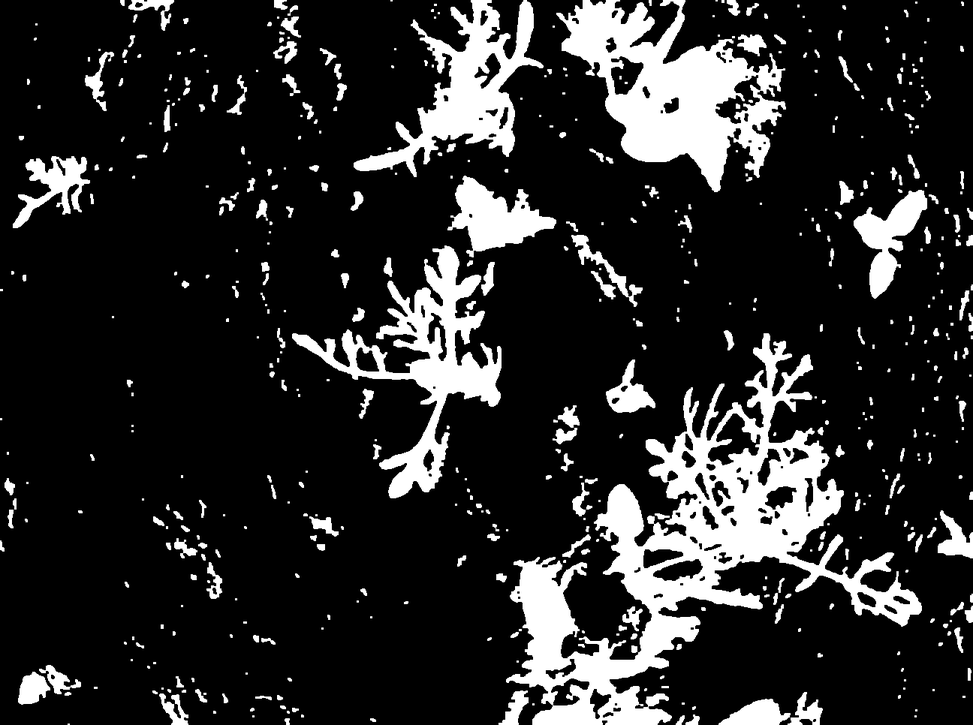
#> input picture agri-framework/data/masks/002_image.png, 973 x 725 px, shrunk from 1296 x 966 before the run; its folder holds only this picture in this run
$ python objects_stats.py
#> lines starting #> are read from the running program, lines starting #| are printed output that depends on the picture; after the words box and inside, x2 and y2 are one past the last pixel; in counts of white or black regions, pixels touching at a corner belong together
import os, glob, csv, cv2, numpy as np

MASK_DIR="data/masks"; OUT="outputs/objects_stats.csv"
os.makedirs("outputs",exist_ok=True)
rows=[["filename","n_objects(>min_area)","mean_area_px","median_area_px"]]

MIN_AREA=200  # küçük çöp lekeleri uçsun
for mp in sorted(glob.glob(os.path.join(MASK_DIR,"*.png"))):
    name=os.path.basename(mp); m=(cv2.imread(mp,0)>127).astype(np.uint8)
#> after `m = (cv2.imread(mp, 0) > 127).astype(np.uint8)`: m: shape (725, 973); values 0 (black) and 1 (white), 16.6% white; 537 white regions (330 under 20 px), largest, box (x1, y1, x2, y2) and area: (506, 333, 922, 725) 41930, (556, 0, 786, 192) 19678, (292, 245, 502, 498) 12912
    num, labels, stats, _ = cv2.connectedComponentsWithStats(m, connectivity=8)
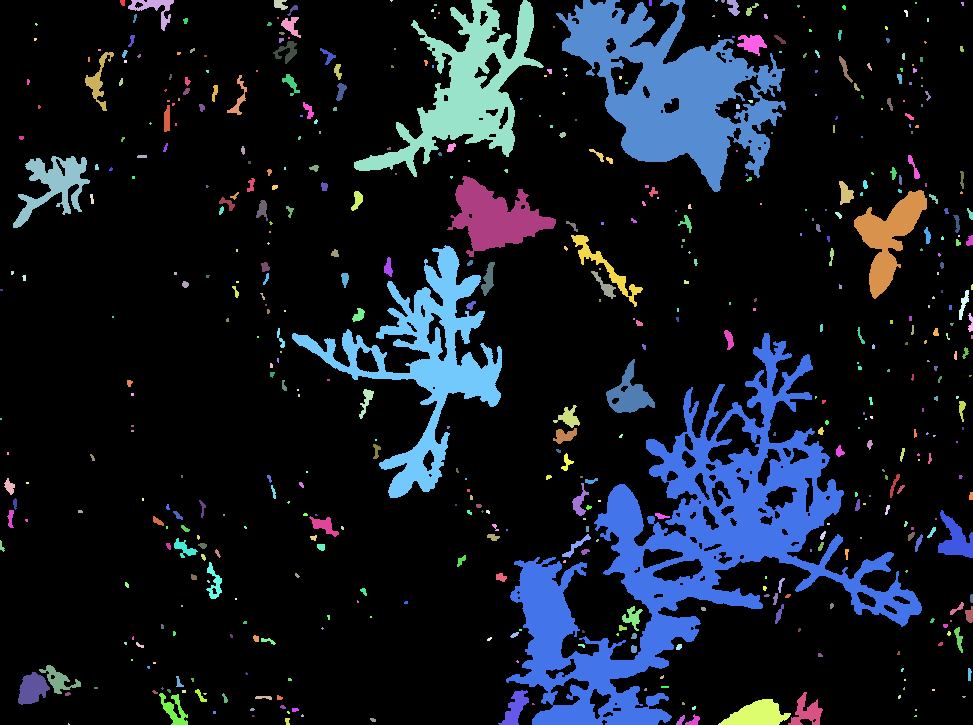
#> labels: shape (725, 973) int32; 538 distinct labels, from 0 to 537; one colour per label, 0 black
#> num = 538; stats = 538 rows, first 6: [0, 0, 973, 725, 588139], [120, 0, 5, 6, 26], [128, 0, 46, 31, 450], [274, 0, 14, 10, 98], [390, 0, 3, 2, 4], [354, 0, 190, 177, 10724]
    areas = [stats[i,cv2.CC_STAT_AREA] for i in range(1,num) if stats[i,cv2.CC_STAT_AREA]>=MIN_AREA]
#> areas = 30 values, max 41930 at index 15, min 208 at index 14, mean 3511.7
    if len(areas)==0:
        rows.append([name, 0, 0, 0]); continue
    rows.append([name, len(areas), int(np.mean(areas)), int(np.median(areas))])

with open(OUT,"w",newline="") as f: csv.writer(f).writerows(rows)
print("[✓] Yazıldı:", OUT)

$ run again, on agri-framework/data/masks/006_image.png
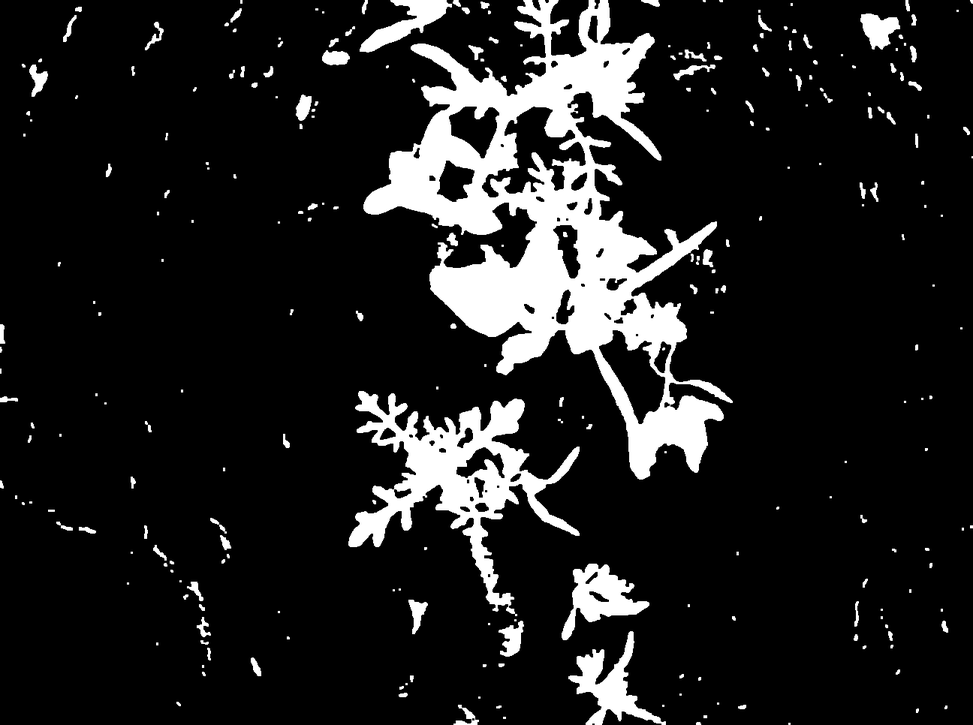
#> input picture agri-framework/data/masks/006_image.png, 973 x 725 px, shrunk from 1296 x 966 before the run
#> m: shape (725, 973); values 0 (black) and 1 (white), 12.3% white; 264 white regions (164 under 20 px), largest, box (x1, y1, x2, y2) and area: (363, 0, 733, 480) 55597, (348, 391, 580, 616) 14864, (568, 631, 666, 725) 2942
#> `num, labels, stats, _ = cv2.connectedComponentsWithStats(m, connectivi..`:
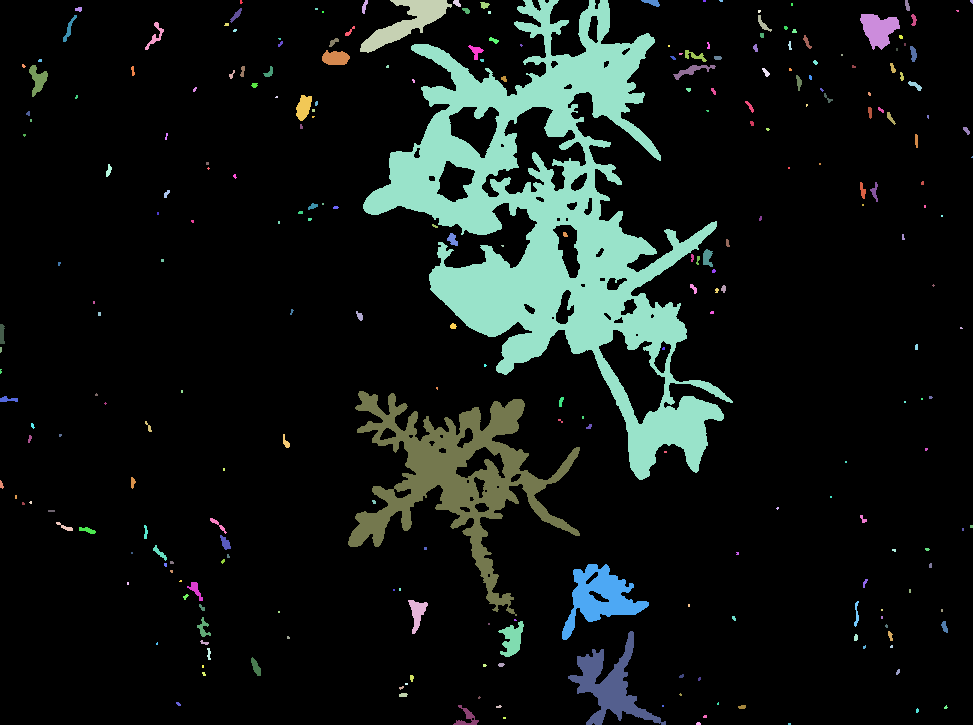
#> labels: shape (725, 973) int32; 265 distinct labels, from 0 to 264; one colour per label, 0 black
#> num = 265; stats = 265 rows, first 6: [0, 0, 973, 725, 618836], [240, 0, 3, 4, 9], [362, 0, 6, 14, 48], [360, 0, 92, 53, 1783], [453, 0, 8, 7, 38], [363, 0, 370, 480, 55597]
#> areas = [1783, 55597, 888, 325, 296, 210, 285, 14864, 2770, 321, 508, 2942]

$ run again, on agri-framework/data/masks/007_image.png
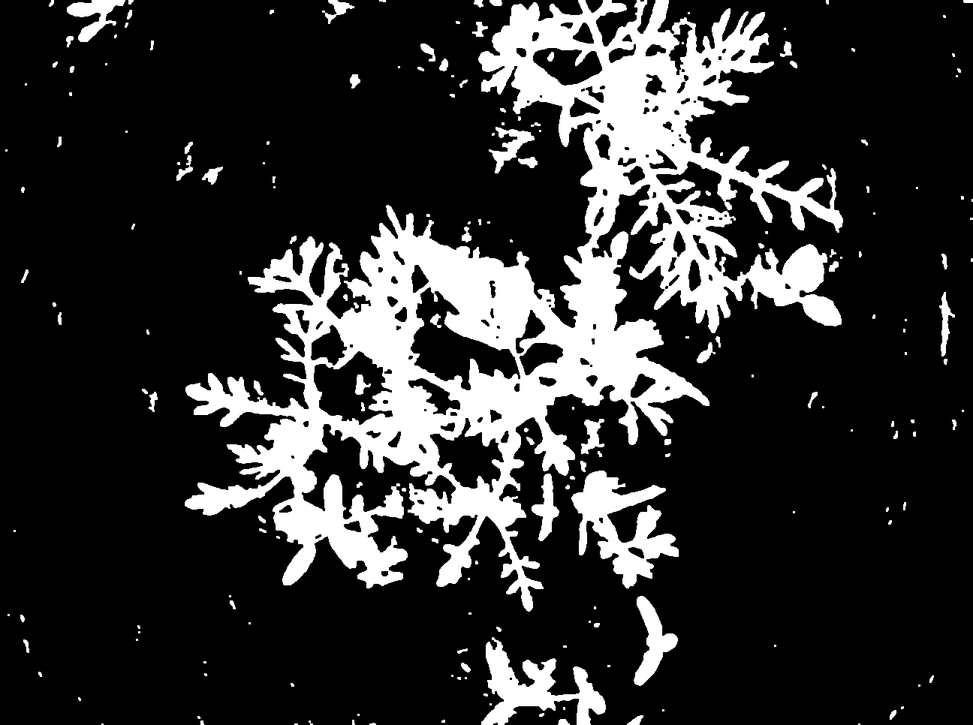
#> input picture agri-framework/data/masks/007_image.png, 973 x 725 px, shrunk from 1296 x 966 before the run
#> m: shape (725, 973); values 0 (black) and 1 (white), 18.9% white; 196 white regions (120 under 20 px), largest, box (x1, y1, x2, y2) and area: (185, 0, 843, 612) 113971, (571, 471, 679, 588) 5453, (481, 637, 606, 725) 4344
#> `num, labels, stats, _ = cv2.connectedComponentsWithStats(m, connectivi..`:
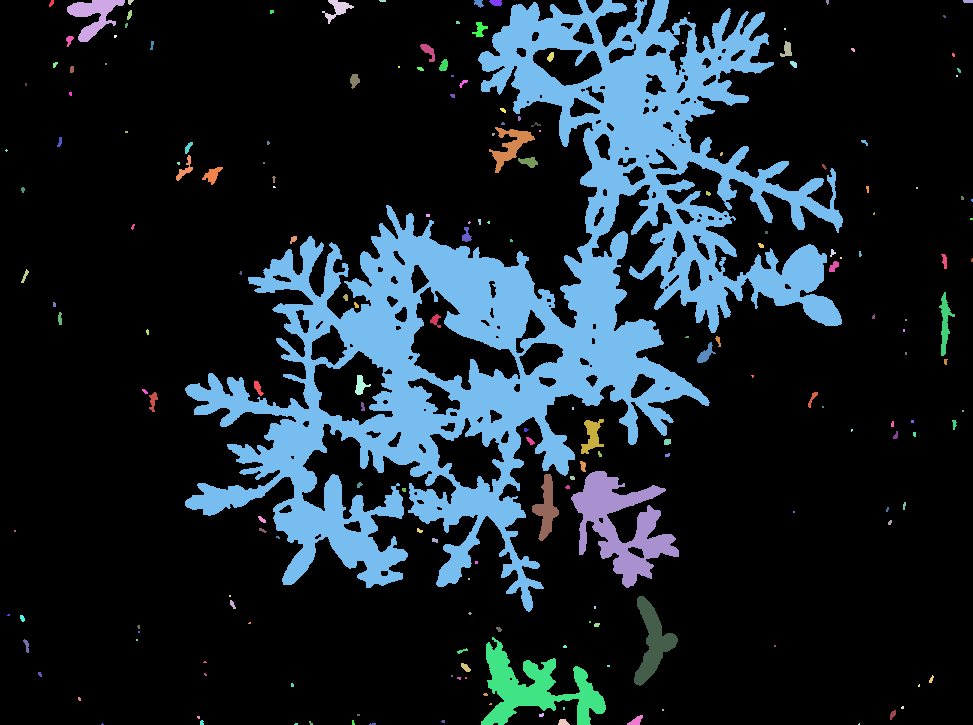
#> labels: shape (725, 973) int32; 197 distinct labels, from 0 to 196; one colour per label, 0 black
#> num = 197; stats = 197 rows, first 6: [0, 0, 973, 725, 571817], [49, 0, 5, 7, 23], [67, 0, 58, 42, 1057], [128, 0, 6, 5, 20], [322, 0, 32, 24, 273], [379, 0, 7, 2, 13]
#> areas = [1057, 273, 113971, 741, 394, 415, 5453, 802, 1614, 4344]

$ run again, on agri-framework/data/masks/008_image.png
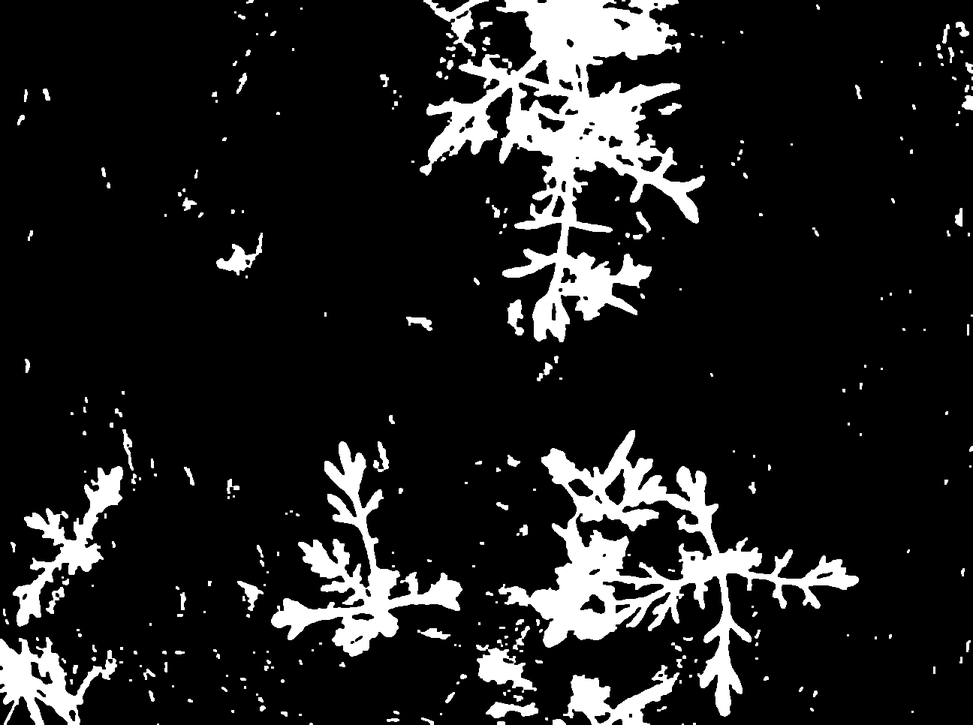
#> input picture agri-framework/data/masks/008_image.png, 973 x 725 px, shrunk from 1296 x 966 before the run
#> m: shape (725, 973); values 0 (black) and 1 (white), 12.4% white; 305 white regions (200 under 20 px), largest, box (x1, y1, x2, y2) and area: (420, 0, 705, 342) 31837, (498, 430, 859, 717) 22706, (271, 441, 463, 657) 10100
#> `num, labels, stats, _ = cv2.connectedComponentsWithStats(m, connectivi..`:
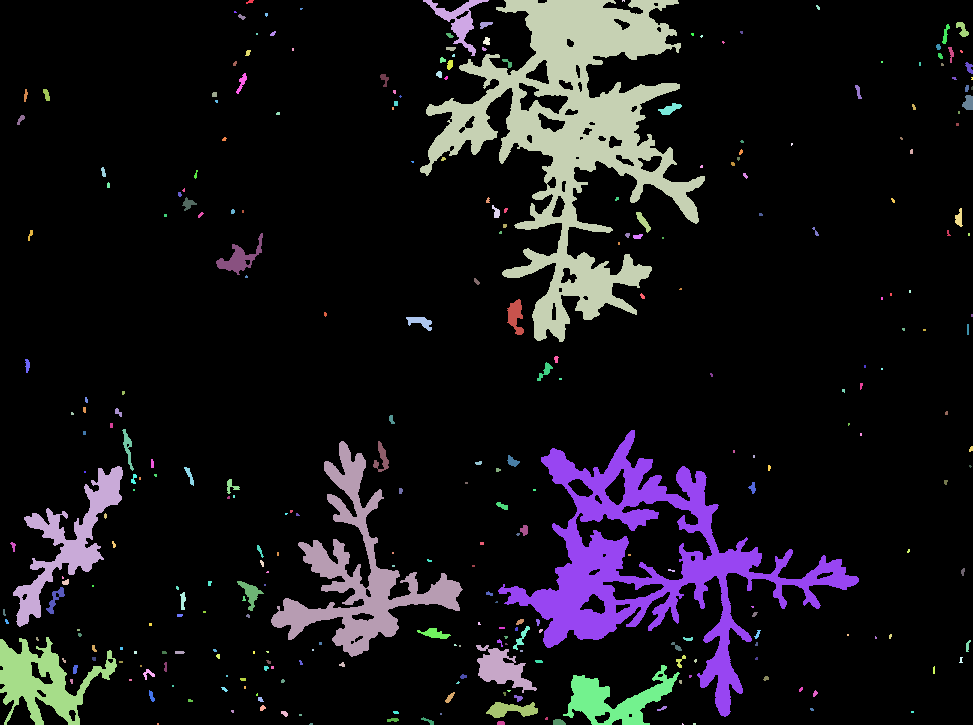
#> labels: shape (725, 973) int32; 306 distinct labels, from 0 to 305; one colour per label, 0 black
#> num = 306; stats = 306 rows, first 6: [0, 0, 973, 725, 618034], [246, 0, 8, 4, 19], [423, 0, 66, 56, 945], [420, 0, 285, 342, 31837], [622, 0, 3, 2, 5], [816, 5, 4, 5, 13]
#> areas = [945, 31837, 643, 357, 22706, 10100, 212, 4610, 285, 4416, 1358, 2820, 494]

$ run again, on agri-framework/data/masks/003_image.png
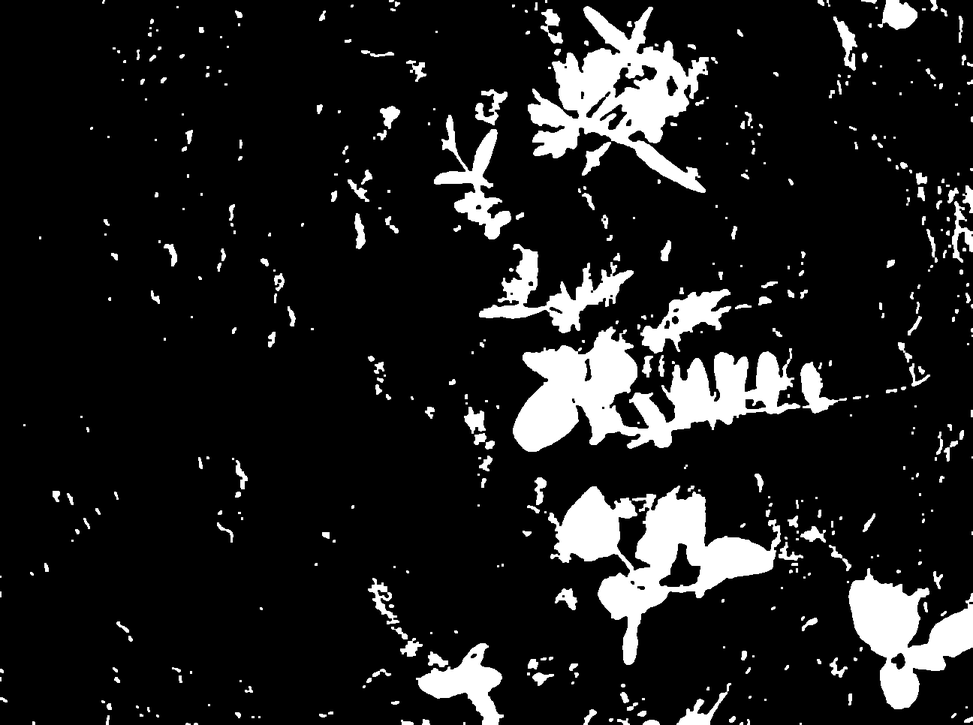
#> input picture agri-framework/data/masks/003_image.png, 973 x 725 px, shrunk from 1296 x 966 before the run
#> m: shape (725, 973); values 0 (black) and 1 (white), 11.8% white; 467 white regions (273 under 20 px), largest, box (x1, y1, x2, y2) and area: (513, 326, 800, 452) 16613, (548, 486, 781, 665) 14457, (528, 6, 709, 193) 13434
#> `num, labels, stats, _ = cv2.connectedComponentsWithStats(m, connectivi..`:
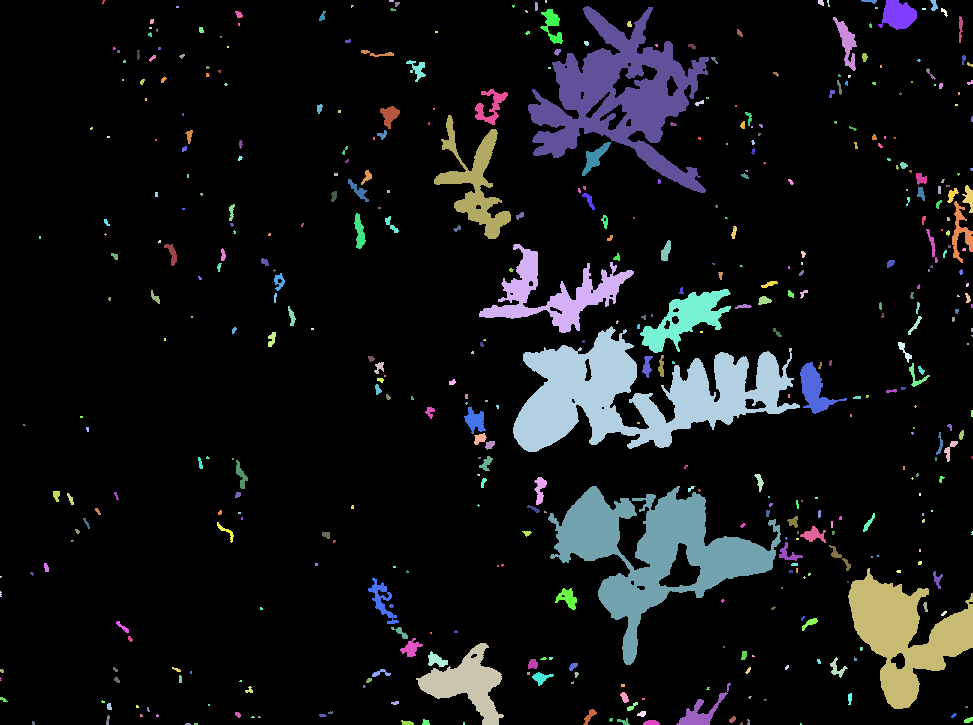
#> labels: shape (725, 973) int32; 468 distinct labels, from 0 to 467; one colour per label, 0 black
#> num = 468; stats = 468 rows, first 6: [0, 0, 973, 725, 622304], [102, 0, 3, 4, 8], [389, 0, 5, 2, 10], [545, 0, 2, 3, 6], [818, 0, 6, 6, 28], [827, 0, 3, 7, 12]
#> areas = [780, 13434, 355, 489, 475, 251, 2954, 355, 500, 244, 4116, 2431, 16613, 953, 330, 14457, 218, 8224, 434, 249, 205, 3000, 594]
